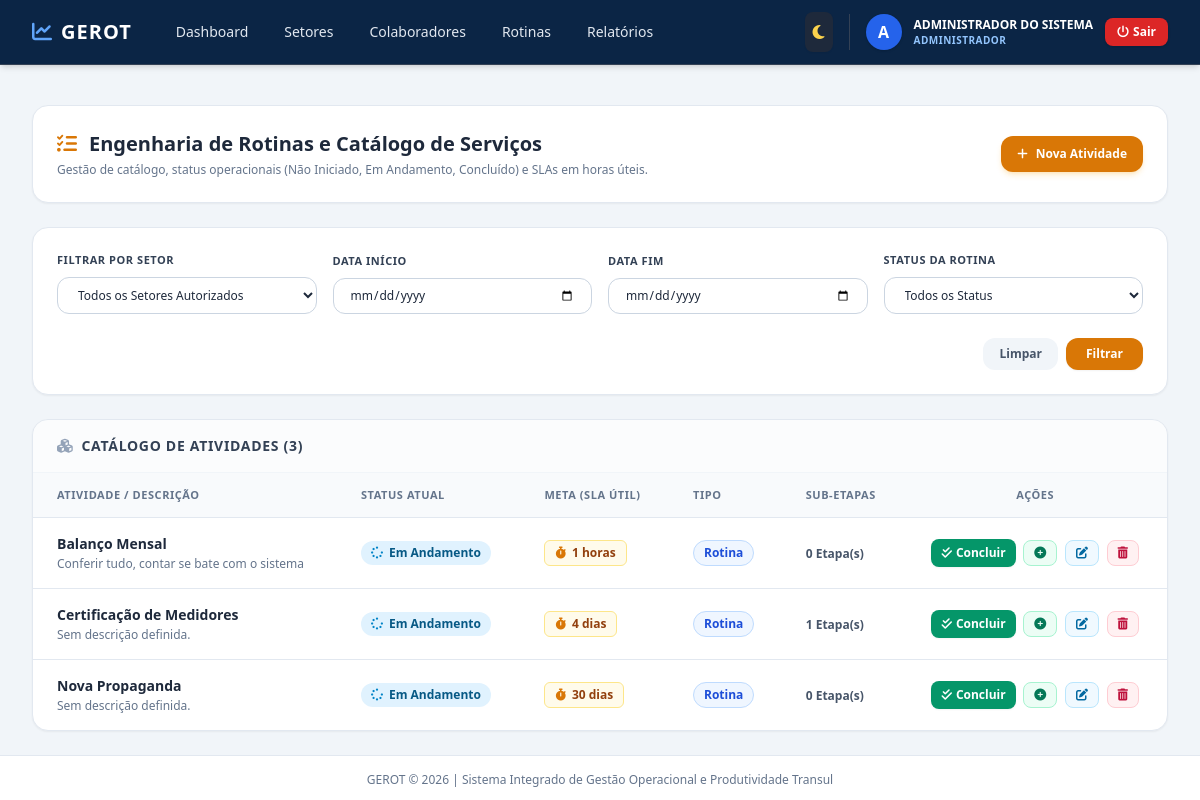
The app's page /gestao/atividades (signed in), older data.
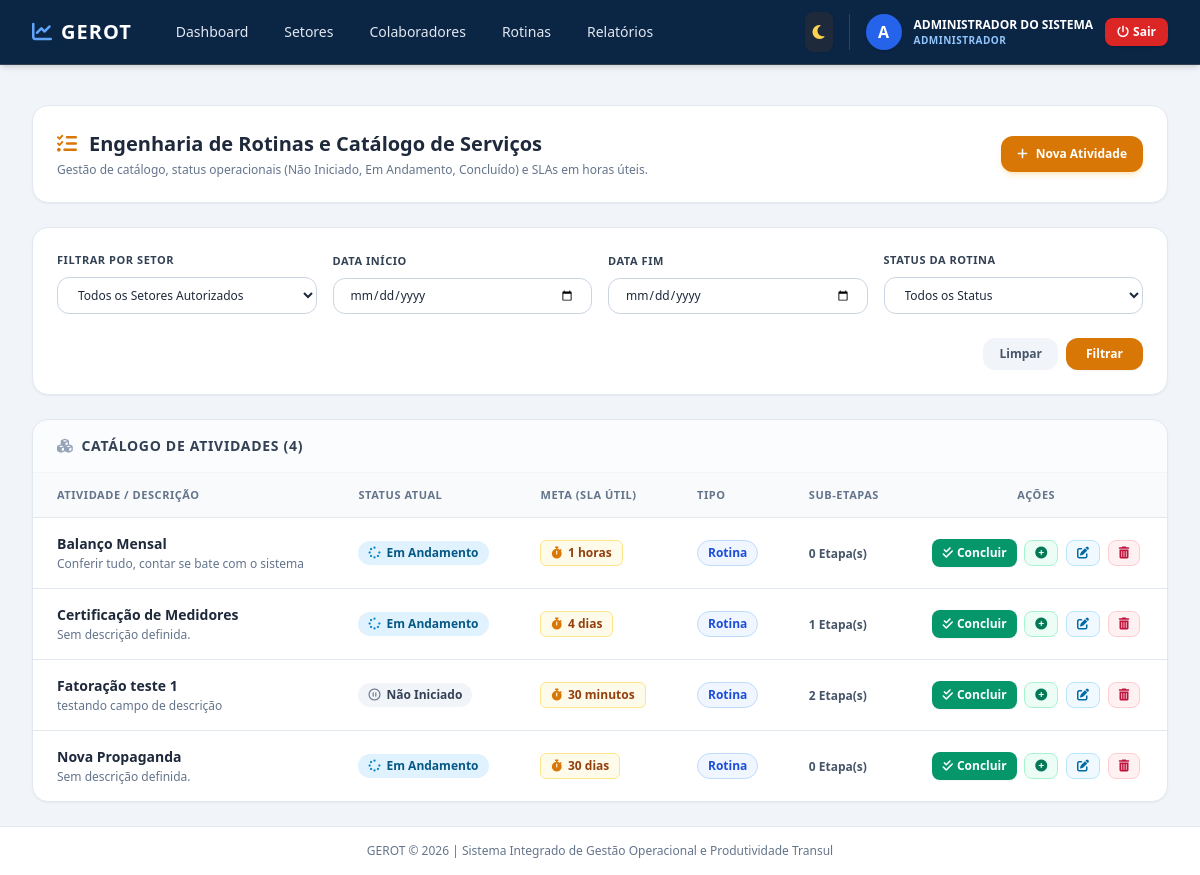
The same page, newer data.
### app/models/atividade.py (models this page shows, shortened)
class AtividadePadrao(db.Model):
    __tablename__ = 'atividades_padrao'
    id = db.Column(db.Integer, primary_key=True)
    titulo = db.Column(db.String(200), nullable=False)
    descricao = db.Column(db.Text, nullable=True)
    setor_id = db.Column(db.Integer, db.ForeignKey('setores.id'), nullable=False)
    responsavel_id = db.Column(db.Integer, db.ForeignKey('usuarios.id'), nullable=True)
    is_rotineira = db.Column(db.Boolean, default=True)
    requer_tarefas = db.Column(db.Boolean, default=False)
    status_sla = db.Column(db.String(30), default='Não Iniciado', nullable=False)
    tempo_estimado_valor = db.Column(db.Integer, nullable=False, default=0)
    tempo_estimado_unidade = db.Column(db.String(20), default='minutos', nullable=False)
    tempo_convertido_minutos = db.Column(db.Integer, nullable=False, default=0)
    tarefas = db.relationship('TarefaPadrao', backref='atividade_pai', lazy='dynamic', cascade="all, delete-orphan")
    lancamentos = db.relationship('Lancamento', backref='atividade_referencia', lazy='dynamic', cascade="all, delete-orphan")
    responsavel = db.relationship('Usuario', foreign_keys=[responsavel_id], backref='atividades_atribuidas')

### app/views/gestao.py (the view, shortened to what this page needs)
@gestao_bp.route('/atividades')
@login_required
def listar_atividades():
    if not (current_user.is_gestor or current_user.is_coordenador or current_user.is_admin):
        flash('Acesso restrito à gestão de rotinas.', 'warning')
        return redirect(url_for('operacao.painel'))
    page = request.args.get('page', 1, type=int)
    setor_id = request.args.get('setor_id', type=int)
    data_inicio_str = request.args.get('data_inicio')
    data_fim_str = request.args.get('data_fim')
    status_sla = request.args.get('status_sla')
    if current_user.is_admin or current_user.is_gestor:
        query = AtividadePadrao.query
    else:
        setores_permitidos_ids = current_user.todos_setores_ids
        query = AtividadePadrao.query.filter(AtividadePadrao.setor_id.in_(setores_permitidos_ids))
    if setor_id:
        query = query.filter(AtividadePadrao.setor_id == setor_id)
    if status_sla and status_sla != 'Todos':
        query = query.filter(AtividadePadrao.status_sla == status_sla)
    query = query.order_by(AtividadePadrao.titulo.asc())
    atividades_pagination = query.paginate(page=page, per_page=10, error_out=False)
    if current_user.is_coordenador and not current_user.is_gestor:
        setores = Setor.query.filter(Setor.id.in_(current_user.todos_setores_ids)).order_by(Setor.nome.asc()).all()
    else:
        setores = Setor.query.order_by(Setor.nome.asc()).all()
    return render_template(
        'coordenador/gerenciar_atividades.html',
        atividades=atividades_pagination.items,
        pagination=atividades_pagination,
        setores=setores,
        filtro_setor_id=setor_id,
        filtro_data_inicio=data_inicio_str or '',
        filtro_data_fim=data_fim_str or '',
        filtro_status_sla=status_sla or 'Todos',
        CalculoBI=CalculoBI
    )

### app/__init__.py (called while the page is built)
@login_manager.user_loader
def load_user(user_id):
    from app.models.usuario import Usuario
    return Usuario.query.get(int(user_id))

### app/models/usuario.py (called while the page is built)
    @property
    def role_label(self):
        mapa = {
            'admin': 'Administrador',
            'diretor': 'Diretor',
            'gestor': 'Diretor',
            'lider': 'Líder',
            'coordenador': 'Líder',
            'colaborador': 'Colaborador',
            'operador': 'Colaborador'
        }
        return mapa.get(self.role.lower(), self.role.title())

    @property
    def is_admin(self):
        return self.role == 'admin'

    @property
    def is_gestor(self):
        return self.role in ['admin', 'gestor', 'diretor']

    @property
    def is_coordenador(self):
        return self.role in ['coordenador', 'lider']

### app/templates/coordenador/gerenciar_atividades.html (shortened to what the changed rows need)
{% extends "base.html" %}
{% block content %}
<div class="space-y-6" x-data="{
    modalNovaAtividade: false,
    modalEditarAtividade: false,
    modalTarefa: false,
    modalConcluir: false,
    atvAtivaId: null,
    atvAtivaTitulo: '',
    atvConcluir: { id: '', titulo: '', duracao: 30, arquivosNomes: [] },
    atvEditar: { id: '', titulo: '', setor_id: '', tempo_valor: 30, tempo_unidade: 'minutos', descricao: '', status_sla: 'Não Iniciado' }
}">
    <div class="flex flex-col md:flex-row md:items-center justify-between gap-4 bg-white dark:bg-slate-800 p-6 rounded-2xl shadow-sm border border-slate-200 dark:border-slate-700">
        <div>
            <h1 class="text-xl font-bold text-slate-800 dark:text-slate-100 flex items-center gap-3">
                <i class="fa-solid fa-list-check text-amber-600"></i>
                <span>Engenharia de Rotinas e Catálogo de Serviços</span>
            </h1>
        </div>
    </div>
    <div class="bg-white dark:bg-slate-800 rounded-2xl shadow-sm border border-slate-200 dark:border-slate-700 overflow-hidden">
        <div class="px-6 py-4 border-b border-slate-100 dark:border-slate-700 flex items-center justify-between bg-slate-50/50 dark:bg-slate-900/50">
            <h2 class="text-sm font-bold text-slate-700 dark:text-slate-300 uppercase tracking-wider flex items-center gap-2">
                <i class="fa-solid fa-cubes text-slate-400"></i>
                <span>Catálogo de Atividades ({{ CalculoBI.formatar_numero_br(atividades|length, 0) }})</span>
            </h2>
        </div>
        <div class="overflow-x-auto">
            <table class="w-full text-left border-collapse">
                <thead>
                    <tr class="bg-slate-50 dark:bg-slate-900 border-b border-slate-200 dark:border-slate-700 text-[11px] font-bold text-slate-500 uppercase tracking-wider">
                        <th class="px-6 py-3.5">Atividade / Descrição</th>
                        <th class="px-6 py-3.5">Status Atual</th>
                        <th class="px-6 py-3.5">Meta (SLA Útil)</th>
                        <th class="px-6 py-3.5">Tipo</th>
                        <th class="px-6 py-3.5">Sub-Etapas</th>
                        <th class="px-6 py-3.5 text-center">Ações</th>
                    </tr>
                </thead>
                <tbody class="divide-y divide-slate-200 dark:divide-slate-700 text-sm text-slate-700 dark:text-slate-300">
                    {% if atividades %}
                        {% for atv in atividades %}
                            <tr class="hover:bg-slate-50/80 dark:hover:bg-slate-900/40 transition">
                                <td class="px-6 py-4">
                                    <p class="font-bold text-slate-800 dark:text-slate-100">{{ atv.titulo }}</p>
                                    <p class="text-xs text-slate-500 dark:text-slate-400 mt-0.5 line-clamp-1">{{ atv.descricao or 'Sem descrição definida.' }}</p>
                                </td>
                                <td class="px-6 py-4">
                                    {% if atv.status_sla == 'Concluído' %}
                                        <span class="inline-flex items-center px-2.5 py-1 rounded-full text-xs font-bold bg-emerald-100 text-emerald-800 dark:bg-emerald-900/40 dark:text-emerald-300">
                                            <i class="fa-solid fa-circle-check me-1.5 text-emerald-600"></i> Concluído
                                        </span>
                                    {% elif atv.status_sla == 'Em Andamento' %}
                                        <span class="inline-flex items-center px-2.5 py-1 rounded-full text-xs font-bold bg-sky-100 text-sky-800 dark:bg-sky-900/40 dark:text-sky-300">
                                            <i class="fa-solid fa-spinner fa-spin me-1.5 text-sky-600"></i> Em Andamento
                                        </span>
                                    {% elif atv.status_sla == 'Cancelado' %}
                                        <span class="inline-flex items-center px-2.5 py-1 rounded-full text-xs font-bold bg-rose-100 text-rose-800 dark:bg-rose-900/40 dark:text-rose-300">
                                            <i class="fa-solid fa-ban me-1.5 text-rose-600"></i> Cancelado
                                        </span>
                                    {% else %}
                                        <span class="inline-flex items-center px-2.5 py-1 rounded-full text-xs font-bold bg-slate-100 text-slate-700 dark:bg-slate-800 dark:text-slate-300">
                                            <i class="fa-regular fa-circle-pause me-1.5 text-slate-500"></i> Não Iniciado
                                        </span>
                                    {% endif %}
                                </td>
                                <td class="px-6 py-4">
                                    <span class="inline-flex items-center px-2.5 py-1 rounded-md text-xs font-bold bg-amber-50 text-amber-800 dark:bg-amber-900/40 dark:text-amber-300 border border-amber-200 dark:border-amber-700">
                                        <i class="fa-solid fa-stopwatch me-1.5 text-amber-600"></i>
                                        {{ CalculoBI.formatar_numero_br(atv.tempo_estimado_valor, 0) }} {{ atv.tempo_estimado_unidade }}
                                    </span>
                                </td>
                                <td class="px-6 py-4">
                                    {% if atv.is_rotineira %}
                                        <span class="inline-flex items-center px-2.5 py-1 rounded-full text-xs font-bold bg-blue-50 text-blue-700 dark:bg-blue-900/40 dark:text-blue-300 border border-blue-200 dark:border-blue-700">
                                            Rotina
                                        </span>
                                    {% else %}
                                        <span class="inline-flex items-center px-2.5 py-1 rounded-full text-xs font-bold bg-slate-100 text-slate-700 dark:bg-slate-700 dark:text-slate-300 border border-slate-200 dark:border-slate-600">
                                            Projeto
                                        </span>
                                    {% endif %}
                                </td>
                                <td class="px-6 py-4">
                                    <span class="text-xs font-semibold text-slate-600 dark:text-slate-400">
                                        {{ CalculoBI.formatar_numero_br(atv.tarefas.count(), 0) }} Etapa(s)
                                    </span>
                                </td>
                                <td class="px-6 py-4 text-center space-x-1">
                                    <button @click="atvConcluir = { id: '{{ atv.id }}', titulo: '{{ atv.titulo|escape }}', duracao: '{{ atv.tempo_convertido_minutos or 30 }}', arquivosNomes: [] }; modalConcluir = true;" class="inline-flex items-center gap-1 px-2.5 py-1.5 rounded-lg text-xs font-semibold text-white bg-emerald-600 hover:bg-emerald-700 transition cursor-pointer shadow-sm" title="Concluir Rotina e Apontar Evidências">
                                        <i class="fa-solid fa-check-double"></i>
                                        <span>Concluir</span>
                                    </button>
                                    <button @click="modalTarefa = true; atvAtivaId = '{{ atv.id }}'; atvAtivaTitulo = '{{ atv.titulo|escape }}'" class="inline-flex items-center gap-1 px-2.5 py-1.5 rounded-lg text-xs font-semibold text-emerald-700 bg-emerald-50 hover:bg-emerald-100 dark:bg-emerald-900/40 dark:text-emerald-300 border border-emerald-200 dark:border-emerald-700 transition cursor-pointer" title="Adicionar Micro-Tarefa">
                                        <i class="fa-solid fa-plus-circle"></i>
                                    </button>
                                    <button @click="atvEditar = { id: '{{ atv.id }}', titulo: '{{ atv.titulo|escape }}', setor_id: '{{ atv.setor_id }}', tempo_valor: '{{ atv.tempo_estimado_valor }}', tempo_unidade: '{{ atv.tempo_estimado_unidade }}', descricao: '{{ atv.descricao|escape if atv.descricao else '' }}', status_sla: '{{ atv.status_sla }}' }; modalEditarAtividade = true;" class="inline-flex items-center gap-1 px-2.5 py-1.5 rounded-lg text-xs font-semibold text-sky-700 bg-sky-50 hover:bg-sky-100 dark:bg-sky-900/40 dark:text-sky-300 border border-sky-200 dark:border-sky-700 transition cursor-pointer" title="Editar Rotina">
                                        <i class="fa-solid fa-pen-to-square"></i>
                                    </button>
                                    <form action="{{ url_for('gestao.excluir_atividade', id=atv.id) }}" method="POST" class="inline-block" onsubmit="return confirm('Tem certeza que deseja excluir esta rotina?');">
                                        <button type="submit" class="inline-flex items-center gap-1 px-2.5 py-1.5 rounded-lg text-xs font-semibold text-rose-700 bg-rose-50 hover:bg-rose-100 dark:bg-rose-900/40 dark:text-rose-300 border border-rose-200 dark:border-rose-700 transition cursor-pointer" title="Excluir Rotina">
                                            <i class="fa-solid fa-trash-can"></i>
                                        </button>
                                    </form>
                                </td>
                            </tr>
                        {% endfor %}
                    {% else %}
                        <tr>
                            <td colspan="6" class="px-6 py-8 text-center text-slate-400 text-sm">
                                Nenhuma atividade cadastrada para este setor.
                            </td>
                        </tr>
                    {% endif %}
                </tbody>
            </table>
        </div>
    </div>
</div>
{% endblock %}

Row changes from the older to the newer data that the page shows:
added AtividadePadrao: titulo "Fatoração teste 1", descricao "testando campo de descrição", status_sla "Não Iniciado" (drawn), formatar_numero_br "30", tempo_estimado_unidade "minutos", is_rotineira "Rotina", formatar_numero_br "2"
Text that changed along with them:
{{ CalculoBI.formatar_numero_br(atividades|length, 0) }}: "3" → "4"
